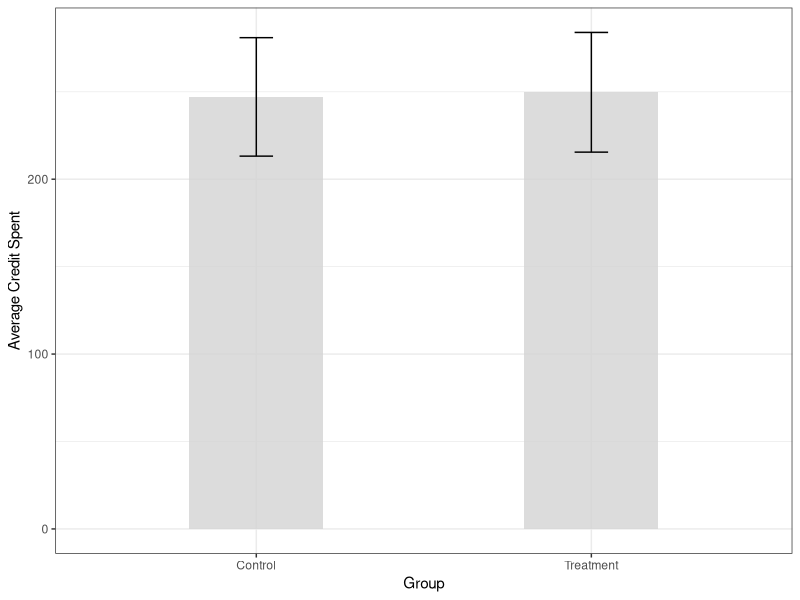

Generate this figure with R:
# Import packages
library(tidyverse)
library(sandwich)
library(lmtest)
library(plm)  # For fixed effects and random effects models

##### ##### ##### ##### ##### ##### ##### ##### ##### ##### ##### ##### ##### 
##### Preset variable values
n <- 200
case <- "case_1"
required_significance <- 0.05
dependent_var <- "crd_spent"
use_fe <- FALSE  # Set to TRUE to use Fixed Effects, FALSE to use Random Effects

##### ##### ##### ##### ##### ##### ##### ##### ##### ##### ##### ##### ##### 
##### Create randomly generated data for demonstration
set.seed(42)

# Generate random data for demonstration
data <- data.frame(
  mbr_id = rep(1:n, each = 2),
  crd_spent = round(rnorm(n * 2, mean = 250, sd = 50), 2),
  during_test = rep(0:1, times = n),
  AB = rep(sample(0:1, n, replace = TRUE), each = 2),
  extra_var1 = rnorm(n * 2, mean = 100, sd = 10),
  extra_var2 = rnorm(n * 2, mean = 50, sd = 5)
)

# Include all variables and deselect the unnecessary ones based on the case
if (case == "case_1") {
  selected_data <- data[, setdiff(colnames(data), c("during_test"))]
  independent_vars <- colnames(selected_data)[!colnames(selected_data) %in% c(dependent_var, "mbr_id", "AB")]
  formula <- as.formula(paste(dependent_var, "~ AB +", paste(independent_vars, collapse = " + ")))
} else if (case == "case_2") {
  selected_data <- data[, setdiff(colnames(data), c("AB"))]
  independent_vars <- colnames(selected_data)[!colnames(selected_data) %in% c(dependent_var, "mbr_id", "during_test")]
  formula <- as.formula(paste(dependent_var, "~ during_test +", paste(independent_vars, collapse = " + ")))
} else if (case == "case_3") {
  selected_data <- data[, colnames(data)]
  independent_vars <- colnames(selected_data)[!colnames(selected_data) %in% c(dependent_var, "mbr_id", "during_test", "AB")]
  formula <- as.formula(paste(dependent_var, "~ during_test * AB +", paste(independent_vars, collapse = " + ")))
} else {
  stop("Invalid case. Please choose 'case_1', 'case_2', or 'case_3'.")
}

# Remove unnecessary df to save memory
rm(data)

# Print the dynamically created formula
print(formula)

##### ##### ##### ##### ##### ##### ##### ##### ##### ##### ##### ##### ##### 
##### case_1 
if (case == "case_1") {
  # Perform the regression for case_1
  model <- lm(formula, data = selected_data)
  
  # Get robust standard errors and insert them into the model
  # HC3 is used for the reason we have a smaller sample size and 
  # we are particularly concerned about leverage points (extreme value predictors)
  robust_se <- coeftest(model, vcov = vcovHC(model, type = "HC3"))
  
  # Print the results
  print(robust_se)
  
  # Graph the results
  # Extract coefficients and standard errors
  coefficients <- coef(robust_se)
  p_values <- robust_se[, 4]
  std_errors <- sqrt(diag(vcovHC(model, type = "HC3")))
  
  # Calculate predicted values and standard errors for control and treatment groups
  predicted_control <- coefficients[1]  # Intercept
  predicted_treatment <- coefficients[1] + coefficients[2]  # Intercept + AB coefficient
  se_control <- std_errors[1]  # Standard error for intercept
  se_treatment <- sqrt(sum(std_errors^2))  # Standard error for the sum of coefficients
  
  # Create a data frame for the dynamite plot
  dynamite_data <- data.frame(
    Group = c("Control", "Treatment"),
    crd_spent = c(predicted_control, predicted_treatment),
    se = c(se_control, se_treatment)
  )
  
  # Print the table
  print(dynamite_data)
  
  # Create the dynamite plot
  graph <- ggplot(dynamite_data, aes(x = Group, y = crd_spent, fill = Group)) +
    geom_bar(stat = "identity", position = position_dodge(width = 0.3), width = 0.4, alpha = 0.8) +
    geom_errorbar(aes(ymin = crd_spent - se, ymax = crd_spent + se), width = 0.1, position = position_dodge(0.3)) +
    theme_bw() +
    labs(y = "Average Credit Spent") +
    scale_fill_manual(values = c("lightgrey", "lightgrey")) +
    theme(legend.position = "none")
  
  print(graph)
  
  # Summary for management
  if (p_values[2] < required_significance) {
    message <- paste(
      "The analysis indicates a significant effect of the treatment on the dependent variable.",
      "The treatment increases the average credit spent by", round(coefficients[2], 2), "units."
    )
  } else {
    message <- "The analysis indicates no significant effect of the treatment on the dependent variable."
  }
  
  # Print the summary message
  cat(message)
  
  # Remove unnecessary variables
  rm(model, robust_se, coefficients, p_values, std_errors, 
     predicted_control, predicted_treatment, 
     se_control, se_treatment, dynamite_data, graph, message)
}

##### ##### ##### ##### ##### ##### ##### ##### ##### ##### ##### ##### ##### 
##### case_2
if (case == "case_2") {
  if (use_fe) {
    # Perform the fixed effects regression for case_2
    model <- plm(formula, data = selected_data, index = "mbr_id", model = "within")
  } else {
    # Perform the random effects regression for case_2
    model <- plm(formula, data = selected_data, index = "mbr_id", model = "random")
  }
  
  # Get robust standard errors and insert them into the model
  # HC3 is used for the reason we have a smaller sample size and 
  # we are particularly concerned about leverage points (extreme value predictors)
  robust_se <- coeftest(model, vcov = vcovHC(model, type = "HC3"))
  
  # Print the results
  print(robust_se)
  
  # Extract p-values from the robust standard errors
  p_values <- robust_se[, "Pr(>|t|)"]
  
  # Graph the results
  # Extract coefficients and standard errors
  coefficients <- robust_se[, "Estimate"]
  std_errors <- robust_se[, "Std. Error"]
  
  # Calculate predicted values and standard errors for before and after groups
  predicted_before <- coefficients["(Intercept)"]  # Intercept
  predicted_after <- coefficients["(Intercept)"] + coefficients["during_test"]  # Intercept + during_test coefficient
  se_before <- std_errors["(Intercept)"]  # Standard error for intercept
  
  # Extract the variance-covariance matrix
  vcov_matrix <- vcovHC(model, type = "HC3")
  
  # Calculate the standard error for the predicted value after the treatment
  se_after <- sqrt(
    vcov_matrix["(Intercept)", "(Intercept)"] + 
      vcov_matrix["during_test", "during_test"] + 
      2 * vcov_matrix["(Intercept)", "during_test"]
  )
  
  # Create a data frame for the dynamite plot
  dynamite_data <- data.frame(
    Group = c("Before", "After"),
    crd_spent = c(predicted_before, predicted_after),
    se = c(se_before, se_after)
  )
  
  # Print the table
  print(dynamite_data)
  
  # Create the dynamite plot
  graph <- ggplot(dynamite_data, aes(x = Group, y = crd_spent, fill = Group)) +
    geom_bar(stat = "identity", position = position_dodge(width = 0.3), width = 0.4, alpha = 0.8) +
    geom_errorbar(aes(ymin = crd_spent - se, ymax = crd_spent + se), width = 0.1, position = position_dodge(0.3)) +
    theme_bw() +
    labs(y = "Average Credit Spent") +
    scale_fill_manual(values = c("lightgrey", "lightgrey")) +
    theme(legend.position = "none")
  
  print(graph)
  
  # Summary for management
  if (p_values["during_test"] < required_significance) {
    message <- paste(
      "The analysis indicates a significant effect of the treatment on the dependent variable.",
      "The treatment increases the average credit spent by", round(coefficients["during_test"], 2), "units."
    )
  } else {
    message <- "The analysis indicates no significant effect of the treatment on the dependent variable."
  }
  
  # Print the summary message
  cat(message)
  
  # Remove unnecessary variables
  rm(coefficients, std_errors, predicted_before, predicted_after, 
     se_before, vcov_matrix, se_after, dynamite_data, graph, message)
}

##### ##### ##### ##### ##### ##### ##### ##### ##### ##### ##### ##### ##### 
##### case_3
if (case == "case_3") {
  if (use_fe) {
    # Perform the fixed effects regression for case_3
    model <- plm(formula, data = selected_data, index = "mbr_id", model = "within")
  } else {
    # Perform the random effects regression for case_3
    model <- plm(formula, data = selected_data, index = "mbr_id", model = "random")
  }
  
  # Get robust standard errors and insert them into the model
  # HC3 is used for the reason we have a smaller sample size and 
  # we are particularly concerned about leverage points (extreme value predictors)
  robust_se <- coeftest(model, vcov = vcovHC(model, type = "HC3"))
  
  # Print the results
  print(robust_se)
  
  # Extract p-values from the robust standard errors
  p_values <- robust_se[, "Pr(>|t|)"]
  
  # Extract coefficients
  coefficients <- robust_se[, "Estimate"]
  
  # Parameter-based calculations
  beta_0 <- coefficients["(Intercept)"]
  beta_1 <- coefficients["AB"]
  beta_2 <- coefficients["during_test"]
  beta_3 <- coefficients["during_test:AB"]
  
  control_before <- beta_0
  control_after <- beta_0 + beta_2
  treated_before <- beta_0 + beta_1
  treated_after <- beta_0 + beta_1 + beta_2 + beta_3
  
  # Create a data frame for the parameter-based calculations table
  param_table <- data.frame(
    Condition = c("Before", "After"),
    Control = c(control_before, control_after),
    Treated = c(treated_before, treated_after)
  )
  
  # Print the parameter-based calculations table
  print(param_table)
  
  # Summary for management
  if (p_values["during_test:AB"] < required_significance) {
    message <- paste(
      "The analysis indicates a significant interaction effect of the treatment and time on the dependent variable.",
      "The interaction effect increases the average credit spent by", round(coefficients["during_test:AB"], 2), "units."
    )
  } else {
    message <- "The analysis indicates no significant interaction effect of the treatment and time on the dependent variable."
  }
  
  # Print the summary message
  cat(message)
  
  # Remove created variables to clean up environment
  rm(coefficients, beta_0, beta_1, beta_2, beta_3, 
     control_before, control_after, treated_before, treated_after, 
     param_table, message)
}
